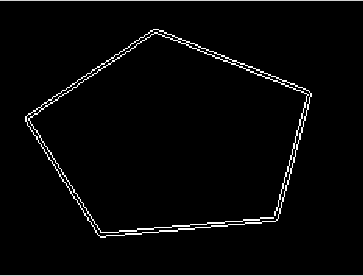
#> input picture YR3_2/COMP3419/week10/W10LabData/binary.png, 363 x 276 px
$ jupyter execute 'COMP3419-2019S2-W10-Lab-Hough Transform.ipynb'   (shell and % lines are left out)   (older library calls are emulated)
#> lines starting #> are read from the running program, lines starting #| are printed output that depends on the picture; after the words box and inside, x2 and y2 are one past the last pixel; in counts of white or black regions, pixels touching at a corner belong together
# Package Required

[cell 1]
from scipy.misc import imread, imresize
from matplotlib import pyplot as plt
from scipy.ndimage.morphology import binary_dilation, binary_erosion
from numpy import array
import numpy as np
import math
from PIL import Image, ImageDraw

# Read Image and Preprocessing

[cell 2]
img = imread('W10LabData/binary.png')
#> img is the input picture: shape (276, 363, 3); min 0, max 255, mean 7
gray= np.uint8(0.212670 * img[:,:,0] + 0.715160 * img[:,:,1] + 0.072169 * img[:,:,2])
gray[gray > 127] = 255
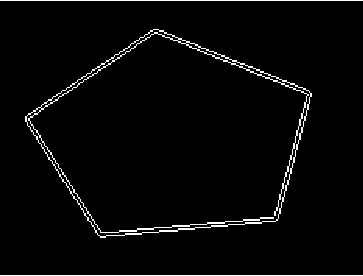
#> gray: shape (276, 363); 2.9% white in thin lines or dots
gray[gray < 128] = 0
binarized = gray
# dilation and erosion are applied multiple times to join the two parallel lines and also remove the jagging
binarized = binary_erosion(binary_erosion(binary_erosion(binary_dilation(binary_dilation(binarized)))))
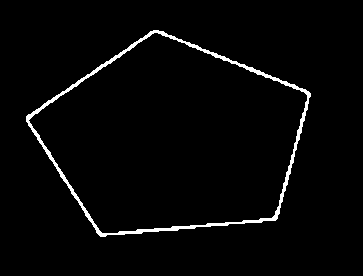
#> binarized: shape (276, 363) bool; 2.6% white; 1 white region, box (x1, y1, x2, y2) and area: (26, 30, 311, 237) 2555
print(binarized.shape)
#| (276, 363)
plt.imshow(binarized, cmap='gray')
plt.show()

# Hough Transform (Week10 Lab Exercise Submission)

[cell 3]
# Submission info - reply them with your name & unikey
studentname = 'Shuwei Zhang'
unikey = 'szha3901'

# TODO: Complete Hough Transform below (please refer to lab sheet for steps)
# some variable you may want to use: [binarized]

# create empty 2d array H
r_max = np.hypot(binarized.shape[0], binarized.shape[1])
#> r_max = 456
r_dim = int(2 * r_max)
#> r_dim = 912
theta_dim = int(2*np.pi / 0.1)
H = np.zeros(shape = (r_dim , theta_dim))

#Apply Hough Transform to the binarised image
x_max, y_max  = binarized.shape
#> x_max = 276; y_max = 363
for x in range(x_max):
        for y in range(y_max):
            if binarized[x,y] == 0: continue
            for itheta in range(theta_dim):
                theta = itheta * 2 * np.pi / theta_dim
                r = int(x * math.sin(theta) + y * math.cos(theta))
                #increment value by 1 and plot the lines
                H[r,itheta] = H[r,itheta] + 1
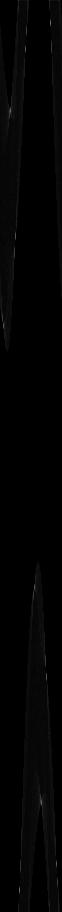
#> H: shape (912, 62) float64; min 0, max 116, mean 2.8

#normalise H
for x in range(H.shape[0]):
    for y in range(H.shape[1]):
        H[x,y] = 256 * H[x,y] / np.amax(H)
#shift the graph to its correct place
H = np.roll(H, int(r_max), axis = 0)


# support you name your hough_transfrom_matrix as [H], then you can do followings
print('HoughTransform_Matrix.shape=', H.shape)
#| HoughTransform_Matrix.shape= (912, 62)
plt.imshow(H)
plt.show()
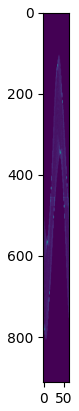
#> figure drawn by matplotlib, 1 panel

[cell 4]
def scale_H_for_visualization(H):
    # H is too thin to be visualized, so we prepared this function for you to rescale it for a better visualization result
    return imresize(H, (H.shape[0], H.shape[1] * 20))
plt.title("%s(%s)'s Hough Transform Matrix H"%(studentname, unikey))
plt.imshow(scale_H_for_visualization(H))
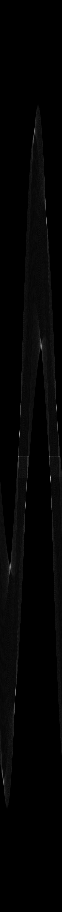
#> H: shape (912, 62) float64; min 0, max 186, mean 3.9
plt.show()
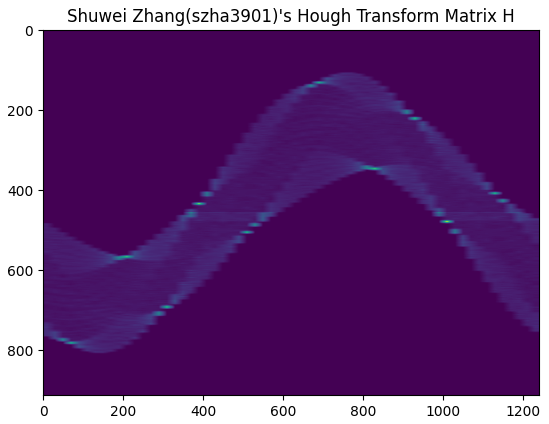
#> figure drawn by matplotlib, 1 panel
print("Please right click on the image generated above and save it for your submission.")
